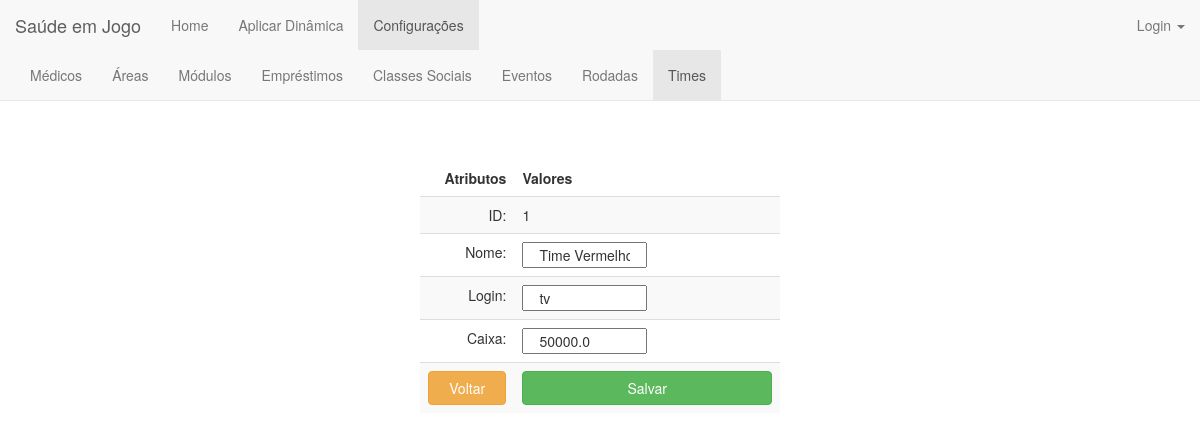
The page /time/edit/1/ on the database its author committed.
### jogo/models.py (models this page shows)
class Time(models.Model):
    nome = models.CharField(max_length=20) #NOME DO TIME
    login = models.CharField(max_length=15) #LOGIN PARA ENTRAR NO SISTEMA
    senha = models.CharField(max_length=20)
    caixa = models.FloatField(validators=[MinValueValidator(0.0)]) #QUANTIDADE NO CAIXA

### jogo/views.py (the view)
# urls.py: url(r'^time/edit/(?P<id>\d+)/$', views.time_edit, name='time_edit'),
def time_edit(request, id):
    time = get_object_or_404(Time,pk=id)
    form = Time_Form(instance=time)
    if request.method == 'POST':
        form = Time_Form(request.POST, instance=time)
        if form.is_valid():
            form.save()
            return HttpResponseRedirect('/time')
    return render(request, 'time/time_edit.html', {'form':form, 'id':id})

### jogo/templates/time/time_edit.html (shortened to what this page needs)
{% extends 'jogo/base_configuracoes.html' %}
{% block time %}class="active"{% endblock %}
{% block body %}
    <center><h1>Editar Time</h1></center><br>
<form action="." method="POST">{% csrf_token %}
    <div style="width: 30%; position: absolute; top:20%; bottom: 0; left: 0; right: 0; margin: 0 auto;">
        <table class="table table-striped" align="center">
            <thead>
            <tr>
                <td align="right"><b>Atributos</b></td>
                <td align="left"><b>Valores</b></td>
            </tr>
            </thead>
            <tbody>
            <tr>
                <td align="right">ID:</td>
                <td align="left">{{id}}</td>
            </tr>
            <tr>
                <td align="right">Nome:</td>
                <td align="left">{{form.nome}}</td>
            </tr>
           <tr>
                <td align="right">Login:</td>
                <td align="left" >{{ form.login }}</td>
            </tr>
                <td align="right">Caixa:</td>
                <td align="left" >{{ form.caixa }}</td>
            <tr>
                <td align="right"><a  style="text-decoration:none;" href="{% url 'jogo:time_index' %}"><button type="button" class="btn btn-warning btn-block" >Voltar</button></a></td>
                <td align="left"><button type="submit" class="btn btn-success btn-block" >Salvar</button></td>
            </tr>
            </tbody>
        </table>
    </div>
</form>
{% endblock body %}

### rows shown on the page
Time: nome "Time Vermelho", login "tv", caixa "50000.0"

### other values the page prints
{{ id }} "1"
